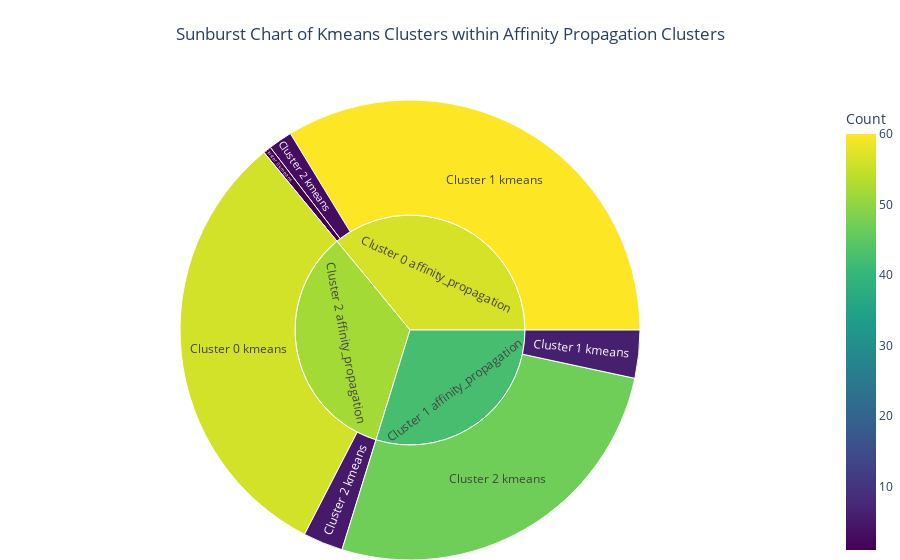

The notebook cell saved with this chart:
### Code cell
import plotly.express as px
import pandas as pd

# Ensure the DataFrame is correctly structured
sunburst_df = df_contingency.reset_index().melt(id_vars='index', var_name='Kmeans Cluster', value_name='Count')
sunburst_df = sunburst_df[sunburst_df['Count'] > 0]

sunburst_df.columns = ['Affinity Propagation Cluster', 'Kmeans Cluster', 'Count']

# Create a sunburst chart
fig = px.sunburst(sunburst_df, path=['Affinity Propagation Cluster', 'Kmeans Cluster'], values='Count', 
                  color='Count', color_continuous_scale='viridis')

# Update layout with specific height and title
fig.update_layout(
    title_text='Sunburst Chart of Kmeans Clusters within Affinity Propagation Clusters',  # Set the title text
    title_x=0.5,  # Center the title horizontally
    title_y=0.95,  # Adjust the vertical position of the title
    margin=dict(t=100, l=0, r=0, b=0),  # Add more margin on top to make room for the title
    height=800  # Adjust height as needed
)

fig.show()

### Figure 1 — Plotly figure (JSON) as saved in the notebook; plotly's stock layout.template omitted (floating-point values rounded to 4 significant figures)
{"data": [{"branchvalues": "total", "customdata": [[1], [56], [60], [6], [3], [47], [5], [56.41], [42.36], [51.82]], "domain": {"x": [0, 1], "y": [0, 1]}, "hovertemplate": "labels=%{label}<br>Count_sum=%{value}<br>parent=%{parent}<br>id=%{id}<br>Count=%{color}<extra></extra>", "ids": ["Cluster 0 affinity_propagation/Cluster 0 kmeans", "Cluster 2 affinity_propagation/Cluster 0 kmeans", "Cluster 0 affinity_propagation/Cluster 1 kmeans", "Cluster 1 affinity_propagation/Cluster 1 kmeans", "Cluster 0 affinity_propagation/Cluster 2 kmeans", "Cluster 1 affinity_propagation/Cluster 2 kmeans", "Cluster 2 affinity_propagation/Cluster 2 kmeans", "Cluster 0 affinity_propagation", "Cluster 1 affinity_propagation", "Cluster 2 affinity_propagation"], "labels": ["Cluster 0 kmeans", "Cluster 0 kmeans", "Cluster 1 kmeans", "Cluster 1 kmeans", "Cluster 2 kmeans", "Cluster 2 kmeans", "Cluster 2 kmeans", "Cluster 0 affinity_propagation", "Cluster 1 affinity_propagation", "Cluster 2 affinity_propagation"], "level": "50c9df", "marker": {"coloraxis": "coloraxis", "colors": [1, 56, 60, 6, 3, 47, 5, 56.41, 42.36, 51.82]}, "name": "", "parents": ["Cluster 0 affinity_propagation", "Cluster 2 affinity_propagation", "Cluster 0 affinity_propagation", "Cluster 1 affinity_propagation", "Cluster 0 affinity_propagation", "Cluster 1 affinity_propagation", "Cluster 2 affinity_propagation", "", "", ""], "type": "sunburst", "values": [1, 56, 60, 6, 3, 47, 5, 64, 53, 61]}], "layout": {"autosize": true, "coloraxis": {"colorbar": {"title": {"text": "Count"}}, "colorscale": [[0, "#440154"], [0.1111, "#482878"], [0.2222, "#3e4989"], [0.3333, "#31688e"], [0.4444, "#26828e"], [0.5556, "#1f9e89"], [0.6667, "#35b779"], [0.7778, "#6ece58"], [0.8889, "#b5de2b"], [1, "#fde725"]]}, "legend": {"tracegroupgap": 0}, "margin": {"b": 0, "l": 0, "r": 0, "t": 100}, "title": {"text": "Sunburst Chart of Kmeans Clusters within Affinity Propagation Clusters", "x": 0.5, "y": 0.95}}}
